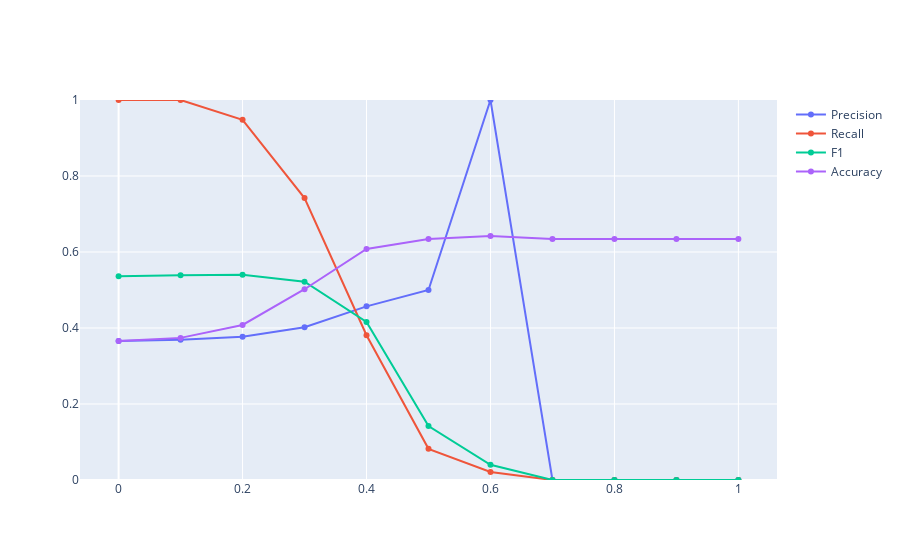

Notebook code cell kept with this figure:
### Markdown cell above
>**Decision:**<br>
Based on the above results, we will set number of neighbors (k) to 19 as this is the lowest value of k at which we get **precision of 50% and accuracy of 63%. Since the accuracy is almost same as the naive baseline, we should not be using the kNN model for this dataset. However we will test on different probablity thresholds as well**<br>

>**Re-run kNN using the value selected above:**<br>
For this final run of kNN, we will produce a table of performance measures.

### Code cell
%%capture --no-display 
# above line is to avoid warning message due to division by 0

knn_model = KNeighborsClassifier(n_neighbors=19)
knn_model.fit(X_train,y_train.values.ravel())

knn_model_metrics= train_test_metrics_classification(knn_model,X_test,y_test)

### Figure 1 — Plotly figure (JSON) as saved in the notebook; plotly's stock layout.template omitted (floating-point values rounded to 4 significant figures)
{"data": [{"mode": "lines+markers", "name": "Precision", "type": "scatter", "x": [0, 0.1, 0.2, 0.3, 0.4, 0.5, 0.6, 0.7, 0.8, 0.9, 1], "y": [0.366, 0.369, 0.377, 0.402, 0.457, 0.5, 1, 0, 0, 0, 0]}, {"mode": "lines+markers", "name": "Recall", "type": "scatter", "x": [0, 0.1, 0.2, 0.3, 0.4, 0.5, 0.6, 0.7, 0.8, 0.9, 1], "y": [1, 1, 0.948, 0.742, 0.381, 0.082, 0.021, 0, 0, 0, 0]}, {"mode": "lines+markers", "name": "F1", "type": "scatter", "x": [0, 0.1, 0.2, 0.3, 0.4, 0.5, 0.6, 0.7, 0.8, 0.9, 1], "y": [0.536, 0.539, 0.54, 0.522, 0.416, 0.142, 0.04, 0, 0, 0, 0]}, {"mode": "lines+markers", "name": "Accuracy", "type": "scatter", "x": [0, 0.1, 0.2, 0.3, 0.4, 0.5, 0.6, 0.7, 0.8, 0.9, 1], "y": [0.366, 0.374, 0.408, 0.502, 0.608, 0.634, 0.642, 0.634, 0.634, 0.634, 0.634]}], "layout": {"yaxis": {"range": [0, 1]}}}
